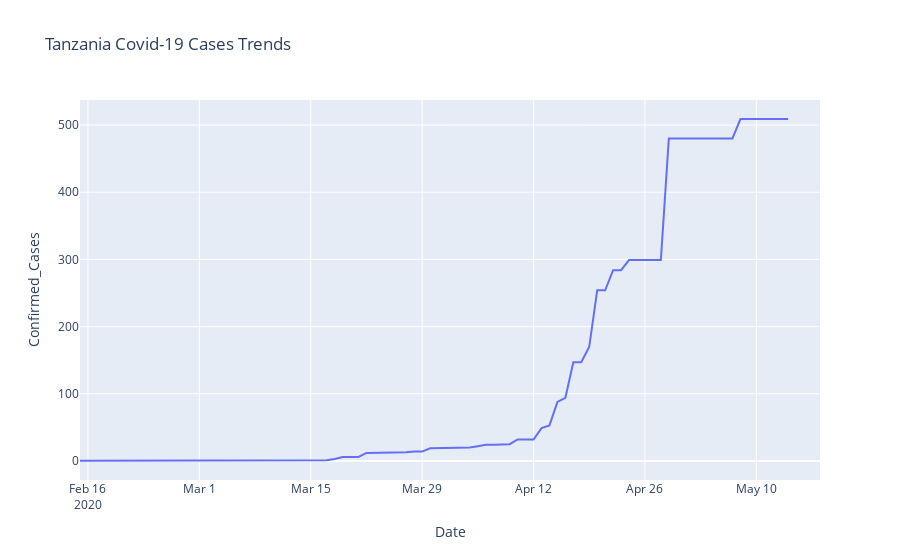

Notebook code cell kept with this figure:
### Code cell
# Using plotly.express
import plotly.express as px

import pandas as pd

fig = px.line(tancovidf, x='Date', y='Confirmed_Cases', range_x=['2020-02-15','2020-05-18'], title='Tanzania Covid-19 Cases Trends',)

fig.show()

### Figure 1 — Plotly figure (JSON) as saved in the notebook; plotly's stock layout.template omitted (floating-point values rounded to 4 significant figures)
{"data": [{"hovertemplate": "Date=%{x}<br>Confirmed_Cases=%{y}<extra></extra>", "legendgroup": "", "line": {"color": "#636efa", "dash": "solid"}, "mode": "lines", "name": "", "showlegend": false, "type": "scatter", "x": ["2020-01-22", "2020-01-23", "2020-01-24", "2020-01-25", "2020-01-26", "2020-01-27", "2020-01-28", "2020-01-29", "2020-01-30", "2020-01-31", "2020-02-01", "2020-02-02", "2020-02-03", "2020-02-04", "2020-02-05", "2020-02-06", "2020-02-07", "2020-02-08", "2020-02-09", "2020-02-10", "2020-02-11", "2020-02-12", "2020-02-13", "2020-02-14", "2020-02-15", "2020-02-16", "2020-02-17", "2020-02-18", "2020-02-19", "2020-02-20", "2020-02-21", "2020-02-22", "2020-02-23", "2020-02-24", "2020-02-25", "2020-02-26", "2020-02-27", "2020-02-28", "2020-02-29", "2020-03-01", "2020-03-02", "2020-03-03", "2020-03-04", "2020-03-05", "2020-03-06", "2020-03-07", "2020-03-08", "2020-03-09", "2020-03-10", "2020-03-11", "2020-03-12", "2020-03-13", "2020-03-14", "2020-03-15", "2020-03-16", "2020-03-17", "2020-03-18", "2020-03-19", "2020-03-20", "2020-03-21", "2020-03-22", "2020-03-23", "2020-03-24", "2020-03-25", "2020-03-26", "2020-03-27", "2020-03-28", "2020-03-29", "2020-03-30", "2020-03-31", "2020-04-01", "2020-04-02", "2020-04-03", "2020-04-04", "2020-04-05", "2020-04-06", "2020-04-07", "2020-04-08", "2020-04-09", "2020-04-10", "2020-04-11", "2020-04-12", "2020-04-13", "2020-04-14", "2020-04-15", "2020-04-16", "2020-04-17", "2020-04-18", "2020-04-19", "2020-04-20", "2020-04-21", "2020-04-22", "2020-04-23", "2020-04-24", "2020-04-25", "2020-04-26", "2020-04-27", "2020-04-28", "2020-04-29", "2020-04-30", "2020-05-01", "2020-05-02", "2020-05-03", "2020-05-04", "2020-05-05", "2020-05-06", "2020-05-07", "2020-05-08", "2020-05-09", "2020-05-10", "2020-05-11", "2020-05-12", "2020-05-13", "2020-05-14"], "xaxis": "x", "y": ["0", "0", "0", "0", "0", "0", "0", "0", "0", "0", "0", "0", "0", "0", "0", "0", "0", "0", "0", "0", "0", "0", "0", "0", "0", "0", "0", "0", "0", "0", "0", "0", "0", "0", "0", "0", "0", "0", "0", "0", "0", "0", "0", "0", "0", "0", "0", "0", "0", "0", "0", "0", "0", "0", "1", "1", "3", "6", "6", "6", "12", "12", "12", "12", "13", "13", "14", "14", "19", "19", "20", "20", "20", "20", "22", "24", "24", "25", "25", "32", "32", "32", "49", "53", "88", "94", "147", "147", "170", "254", "254", "284", "284", "299", "299", "299", "299", "299", "480", "480", "480", "480", "480", "480", "480", "480", "480", "509", "509", "509", "509", "509", "509", "509"], "yaxis": "y"}], "layout": {"legend": {"tracegroupgap": 0}, "title": {"text": "Tanzania Covid-19 Cases Trends"}, "xaxis": {"anchor": "y", "domain": [0, 1], "range": ["2020-02-15", "2020-05-18"], "title": {"text": "Date"}}, "yaxis": {"anchor": "x", "domain": [0, 1], "title": {"text": "Confirmed_Cases"}}}}
